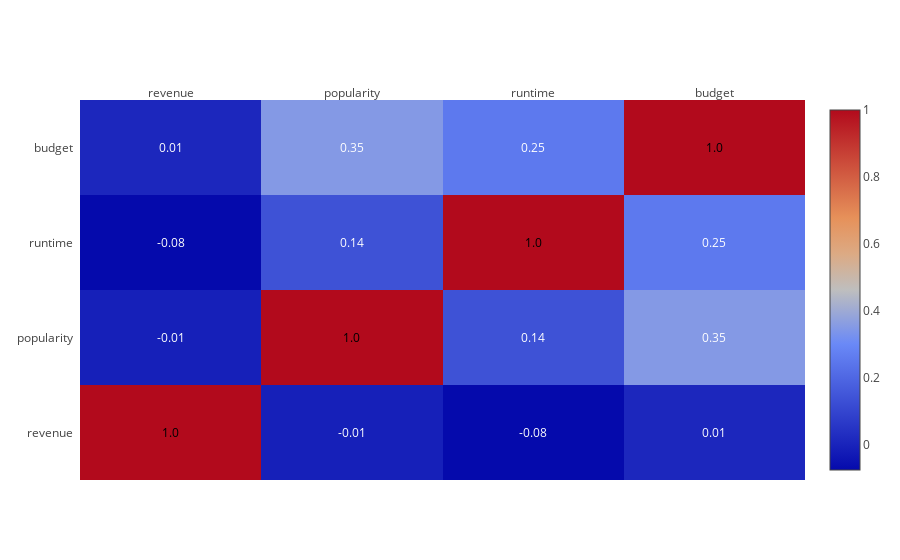

The notebook cell this image was saved under:
### Code cell
corrs = df[["revenue","popularity","runtime","budget"]].corr()
figure = ff.create_annotated_heatmap(
    z=corrs.values,
    x=list(corrs.columns),
    y=list(corrs.index),
    annotation_text=corrs.round(2).values,
    showscale=True)

iplot(figure)

### Figure 1 — Plotly figure (JSON) as saved in the notebook; plotly's stock layout.template omitted (floating-point values rounded to 4 significant figures)
{"data": [{"colorscale": "RdBu", "reversescale": false, "showscale": true, "type": "heatmap", "uid": "9c0f8cc2-6c6c-4e67-80e7-8fe1a147f880", "x": ["revenue", "popularity", "runtime", "budget"], "y": ["revenue", "popularity", "runtime", "budget"], "z": [[1, -0.01248, -0.07689, 0.008947], [-0.01248, 1, 0.1356, 0.3502], [-0.07689, 0.1356, 1, 0.2528], [0.008947, 0.3502, 0.2528, 1]]}], "layout": {"annotations": [{"font": {"color": "#000000"}, "showarrow": false, "text": "1.0", "x": "revenue", "xref": "x", "y": "revenue", "yref": "y"}, {"font": {"color": "#FFFFFF"}, "showarrow": false, "text": "-0.01", "x": "popularity", "xref": "x", "y": "revenue", "yref": "y"}, {"font": {"color": "#FFFFFF"}, "showarrow": false, "text": "-0.08", "x": "runtime", "xref": "x", "y": "revenue", "yref": "y"}, {"font": {"color": "#FFFFFF"}, "showarrow": false, "text": "0.01", "x": "budget", "xref": "x", "y": "revenue", "yref": "y"}, {"font": {"color": "#FFFFFF"}, "showarrow": false, "text": "-0.01", "x": "revenue", "xref": "x", "y": "popularity", "yref": "y"}, {"font": {"color": "#000000"}, "showarrow": false, "text": "1.0", "x": "popularity", "xref": "x", "y": "popularity", "yref": "y"}, {"font": {"color": "#FFFFFF"}, "showarrow": false, "text": "0.14", "x": "runtime", "xref": "x", "y": "popularity", "yref": "y"}, {"font": {"color": "#FFFFFF"}, "showarrow": false, "text": "0.35", "x": "budget", "xref": "x", "y": "popularity", "yref": "y"}, {"font": {"color": "#FFFFFF"}, "showarrow": false, "text": "-0.08", "x": "revenue", "xref": "x", "y": "runtime", "yref": "y"}, {"font": {"color": "#FFFFFF"}, "showarrow": false, "text": "0.14", "x": "popularity", "xref": "x", "y": "runtime", "yref": "y"}, {"font": {"color": "#000000"}, "showarrow": false, "text": "1.0", "x": "runtime", "xref": "x", "y": "runtime", "yref": "y"}, {"font": {"color": "#FFFFFF"}, "showarrow": false, "text": "0.25", "x": "budget", "xref": "x", "y": "runtime", "yref": "y"}, {"font": {"color": "#FFFFFF"}, "showarrow": false, "text": "0.01", "x": "revenue", "xref": "x", "y": "budget", "yref": "y"}, {"font": {"color": "#FFFFFF"}, "showarrow": false, "text": "0.35", "x": "popularity", "xref": "x", "y": "budget", "yref": "y"}, {"font": {"color": "#FFFFFF"}, "showarrow": false, "text": "0.25", "x": "runtime", "xref": "x", "y": "budget", "yref": "y"}, {"font": {"color": "#000000"}, "showarrow": false, "text": "1.0", "x": "budget", "xref": "x", "y": "budget", "yref": "y"}], "xaxis": {"dtick": 1, "gridcolor": "rgb(0, 0, 0)", "side": "top", "ticks": ""}, "yaxis": {"dtick": 1, "ticks": "", "ticksuffix": "  "}}}
